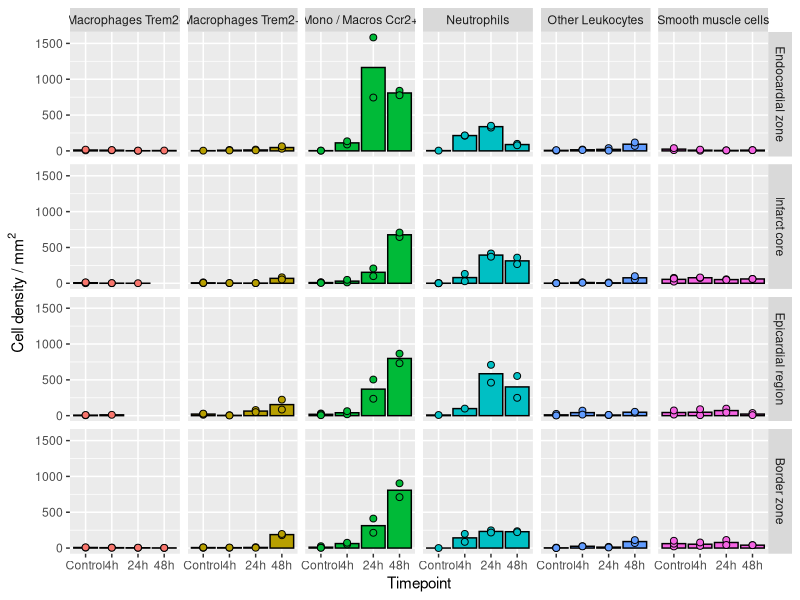

Write the R code that produced this figure. (Note: this script raises an error after producing the figure.)
## ---- chunk 1
library(data.table)
library(tidyverse)
library(patchwork)
## ---- chunk 2
seqif_quants <- fread("./review/all_cell_types_per_region_counts_perctentages_20241212.csv")
seqif_quants_filtered <- seqif_quants %>%
  subset(!region_name %in% c("all","remote_endocardial_region","other_cardiac_tissue"))

seqif_quants_filtered$timepoint <- factor(seqif_quants_filtered$timepoint,
                                          levels = c("Control","4h", "24h", "48h"))

seqif_quants_filtered$region_name <- gsub("border_zone","Border zone",seqif_quants_filtered$region_name)
seqif_quants_filtered$region_name <- gsub("endocardial_region","Endocardial zone",seqif_quants_filtered$region_name)
seqif_quants_filtered$region_name <- gsub("epicardial_region","Epicardial region",seqif_quants_filtered$region_name)
seqif_quants_filtered$region_name <- gsub("infarct_core","Infarct core",seqif_quants_filtered$region_name)
seqif_quants_filtered$region_name <- factor(seqif_quants_filtered$region_name,
                                            levels = c("Endocardial zone","Infarct core","Epicardial region","Border zone"))


immune_cells <- seqif_quants_filtered %>%
  subset(final_cell_type %in% c("Macrophages Trem2+","Macrophages Trem2-","Mono / Macros Ccr2+","Neutrophils","Other Leukocytes","Smooth muscle cells"))

non_immune <- seqif_quants_filtered %>%
  subset(!final_cell_type %in% immune_cells$final_cell_type)
## ---- chunk 3
immune_barplot <- ggplot(immune_cells,aes(timepoint,count_per_mm2)) +
  geom_bar(aes(fill = final_cell_type),color = "black", stat = "summary", fun = "mean", position = position_dodge(width = 0.9)) +
  geom_point(position = position_dodge(width = 0.9),pch =21,
             aes(fill = final_cell_type),color = "black",
             size = 2) +
  facet_grid(region_name ~ final_cell_type) +
  labs(x = "Timepoint") +
  ylab(expression(paste("Cell density / mm"^"2"))) +
  #remove legend for points
  theme(legend.position = "none")

immune_barplot

save_plot(filename = "./plots/supp_figure_X.immune_cells_regions.png",
          plot = immune_barplot,
          base_asp = 1.8,
          base_height = 7)

non_immune_plot <- ggplot(non_immune,aes(timepoint,count_per_mm2)) +
  geom_bar(aes(fill = final_cell_type),color = "black", stat = "summary", fun = "mean", position = position_dodge(width = 0.9)) +
  geom_point(position = position_dodge(width = 0.9),pch =21,
             aes(fill = final_cell_type),color = "black",
             size = 2) +
  facet_grid(region_name ~ final_cell_type) +
  labs(x = "Timepoint") +
  ylab(expression(paste("Cell density / mm"^"2"))) +
  #remove legend for points
  theme(legend.position = "none")

save_plot(filename = "./plots/supp_figure_X.NONimmune_cells_regions.png",
          plot = non_immune_plot,
          base_asp = 1.8,
          base_height = 7)
